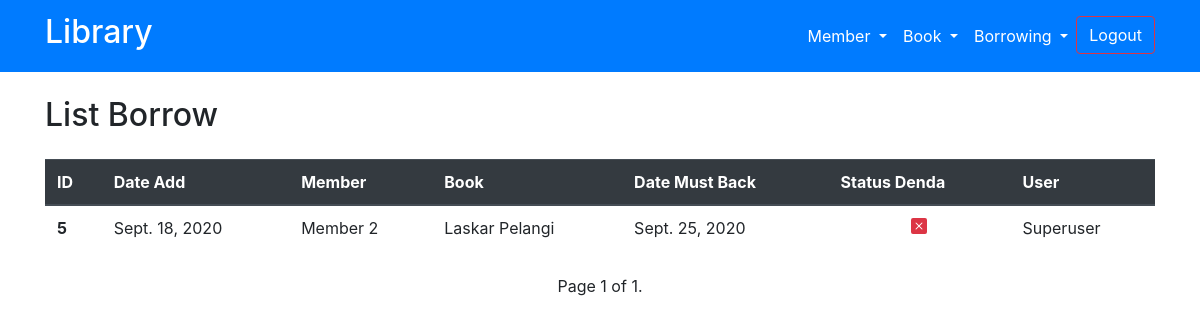
/borrow-list/ (signed in), run on an earlier commit of the app's database.
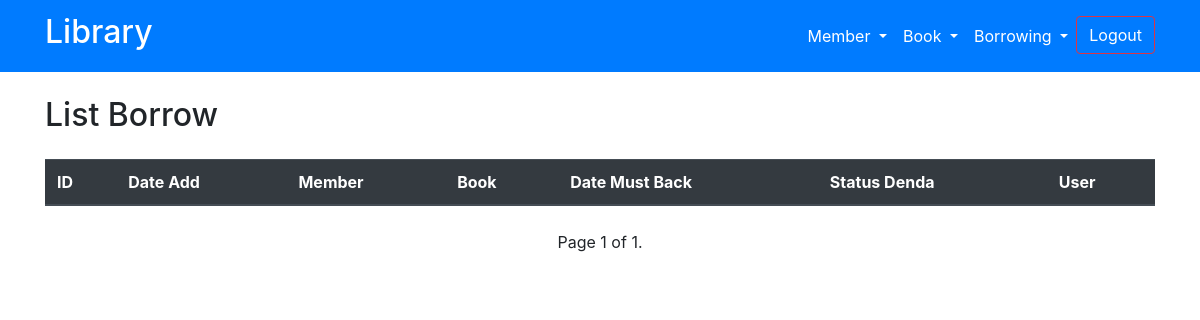
And on a later commit of the database.
### my_app/models.py (models this page shows, shortened)
class Peminjaman(models.Model):
    dateAdd = models.DateField(auto_now_add=True)
    member = models.ForeignKey(Member, on_delete=models.CASCADE)
    book = models.ForeignKey(Book, on_delete=models.CASCADE)
    date_must_back = models.DateField(auto_created=back_day)
    date_back_by_member = models.DateField(blank=True, null=True)
    status_denda = models.BooleanField(default=False)
    status_pengembalian = models.BooleanField(default=False)
    user = models.ForeignKey(User, on_delete=models.CASCADE)
    class Meta:
        verbose_name = "Peminjaman"
        verbose_name_plural = "Peminjamans"
        ordering = ['-dateAdd']
    def denda_check(self):
        today = datetime.date.today()
        if self.date_must_back < today:
            self.status_denda = True
            self.save()
        else:
            self.status_denda = False
            self.save()

class Member(models.Model):
    name = models.CharField(max_length=40)
    date_in = models.DateField(auto_now_add=True)
    address = models.CharField(max_length=50)
    email = models.EmailField(max_length=254)
    date_born = models.DateField()
    status = models.BooleanField(default=True)
    class Meta:
        verbose_name = "Member"
        verbose_name_plural = "Members"
        ordering = ['-date_in']
    def __str__(self):
        return self.name

class Book(models.Model):
    dateAdd = models.DateField(auto_now_add=True)
    author = models.CharField(max_length=50)
    title = models.CharField(max_length=50)
    denda = models.IntegerField(default=10000)
    denda_hilang = models.IntegerField(default=50000)
    status = models.BooleanField(default=True)
    status_dipinjam = models.BooleanField(default=False)
    rating = models.ForeignKey(Rating, on_delete=models.CASCADE,)
    categorie = models.ForeignKey(Categorie, on_delete=models.CASCADE,)
    user = models.ForeignKey(User, on_delete=models.CASCADE)
    class Meta:
        verbose_name = "Book"
        verbose_name_plural = "Books"
        ordering = ['-dateAdd']
    def __str__(self):
        return self.title

### my_app/views.py (the view)
# urls.py: path('borrow-list/', views.borrow_list, name='borrow-list'),
def borrow_list(request):
    if request.user.is_authenticated:
        page = 'Borrow'
        boorow_object = Peminjaman.objects.filter(status_pengembalian=False).order_by('id')
        for i in boorow_object:
            i.denda_check()
        paginator = Paginator(boorow_object, 100)
        pageNum = request.GET.get('page')
        dataresult = paginator.get_page(pageNum)
        return render(request, 'home/list-borrow.html', {
            'data': dataresult,
            'page': page,
        })
    else:
        return HttpResponseRedirect(reverse('login'))

### templates/home/list-borrow.html (shortened to what this page needs)
{% extends 'base.html' %}
{% load static %}
{% block content %}
<div class="container my-4 text-capitalize">
    <h2 class="mb-3">List {{page}}</h2>
</div>
<div class="container my-4 text-capitalize">
    <table class="table table-hover">
        <thead class="thead-dark">
            <th scope="col">ID</th>
            <th scope="col">date add</th>
            <th scope="col">Member</th>
            <th scope="col">book</th>
            <th scope="col">date must back</th>
            <th scope="col">status denda</th>
            <th scope="col">user</th>
        </thead>
        <tbody>
            {% for i in data %}
            {% if i.status_denda is True%}
            <tr class="bg-danger text-white">
            {% else %}
            <tr>
            {% endif %}
                <th scope="row">{{i.id}}</th>
                <td>{{i.dateAdd}}</td>
                <td>{{i.member}}</td>
                <td>{{i.book}}</td>
                <td>{{i.date_must_back}}</td>
                {% if i.status_denda is True %}
                <td class="text-success text-center">
                    <svg width="1em" height="1em" viewBox="0 0 16 16" class="bi bi-check-square-fill"
                        fill="currentColor" xmlns="http://www.w3.org/2000/svg">
                        <path fill-rule="evenodd"
                            d="M2 0a2 2 0 0 0-2 2v12a2 2 0 0 0 2 2h12a2 2 0 0 0 2-2V2a2 2 0 0 0-2-2H2zm10.03 4.97a.75.75 0 0 0-1.08.022L7.477 9.417 5.384 7.323a.75.75 0 0 0-1.06 1.06L6.97 11.03a.75.75 0 0 0 1.079-.02l3.992-4.99a.75.75 0 0 0-.01-1.05z" />
                    </svg>
                </td>
                {% else %}
                <td class="text-danger text-center">
                </td>
                {% endif %}
                <td>{{i.user}}</td>
            </tr>
            {% endfor %}
        </tbody>
    </table>
</div>
<div class="container">
    <div class="row">
        <div class="col text-center">
            <span> Page {{ data.number }} of {{ data.paginator.num_pages }}.</span>
        </div>
    </div>
</div>
{% endblock content %}

What changed in the data, as far as the page shows it:
no longer on this page (row edited): Peminjaman: id "5", dateAdd "Sept. 18, 2020", member "Member 2", book "Laskar Pelangi", date_must_back "Sept. 25, 2020", status_denda False (drawn), user "Superuser"
